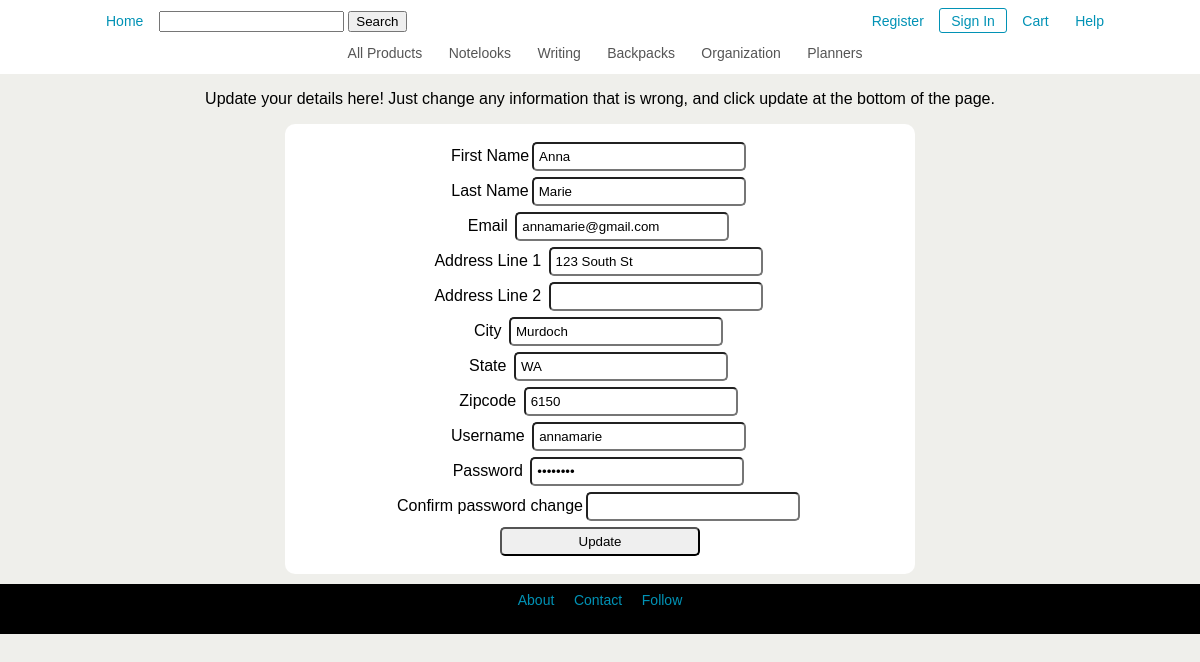
The page /changeDetails.php (signed in) on the database its author committed.
### tables this page shows
CREATE TABLE USERS (Username CHAR(25) NOT NULL, Password VARCHAR(100) NOT NULL, FirstName CHAR(20), 
	LastName CHAR(30), Email VARCHAR(50), AddressLine1 VARCHAR(50), AddressLine2 VARCHAR(50),
	City CHAR(20), State CHAR(3), Zip CHAR(4), StaffMember CHAR(1),
	PRIMARY KEY (Username));

### session.php (called while the page is built, shortened)
<?php
    $user_check = $_SESSION['login_user'];
    $user_info = mysql_query("SELECT Username FROM USERS WHERE Username='$user_check'");
    $row = mysql_fetch_assoc($user_info);
    $login_session = $row['Username'];
?>

### changeDetails.php (the view, shortened to what this page needs)
<?php
include('session.php');
?>
<!DOCTYPE html>
<html xmlns="http://www.w3.org/1999/xhtml" xml:lang="en" />
<head>
	<link type="text/css" rel="stylesheet" href="style.css" />
	<link rel="stylesheet" type="text/css" href="form-style.css">
</head>
<body>
	<header>
		<nav>
			<div id="general-nav">
				<ul>
					<div id="float-left">
						<form action="search.php" method="get" onsubmit="return checkSearch(this)" name="search-box">
							<li><a href="index.php">Home</a></li>
							<div class="search-box">
								<input type="text" id="searchtext" name="searchtext" value="<?php echo $_SESSION['prevsearch'];?>" />
								<input type="submit" id="submit" value="Search" name="searchbutton" />
							</div>
						</form>
					</div>
					<div id="float-right">
						<li><a href="register.php">Register</a></li>
						<li id="sign-in"><a href="login.php">Sign In</a></li>
						<li><a href="cart.php">Cart</a></li>
						<li><a href="help.php">Help</a></li>
					</div>
				</ul>
			</div>
			<div id="product-nav">
				<ul>
					<li><a href="search.php?searchtext=&searchbutton=Search">All Products</a></li>
					<li><a href="search.php?searchtext=notelook">Notelooks</a></li>
					<li><a href="search.php?searchtext=writing">Writing</a></li>
					<li><a href="search.php?searchtext=bag">Backpacks</a></li>
					<li><a href="search.php?searchtext=organization">Organization</a></li>
					<li><a href="search.php?searchtext=planner">Planners</a></li>
				</ul>
			</div>
		</nav>
	</header>
	<div id="content">
		<p>Update your details here! Just change any information that is wrong, and click update at the bottom of the page.</p>
		<?php
		    $query = "SELECT * FROM USERS WHERE Username='".$login_session."';";
		    $result = mysql_query($query);
			print "<div class=\"form-box\">";
			while ($row = mysql_fetch_array($result)) {
				print "<form action=\"update.php\" method=\"post\" onsubmit=\"return validateUpdate(this)\">
				First Name<input type=\"text\" value=\"".$row['FirstName']."\" name=\"firstname\" id=\"firstname\" /><br />
				Last Name<input type=\"text\" value=\"".$row['LastName']."\" name=\"lastname\" id=\"lastname\" /><br />
				Email <input type=\"email\" value=\"".$row['Email']."\" name=\"email\" id=\"email\" /><br />
				Address Line 1 <input type=\"text\" value=\"".$row['AddressLine1']."\" name=\"addressline1\" id=\"addressline1\" /><br />
				Address Line 2 <input type=\"text\" value=\"".$row['AddressLine2']."\" name=\"addressline2\" id=\"addressline2\" /><br />
				City <input type=\"text\" value=\"".$row['City']."\" name=\"city\" id=\"city\" /><br />
				State <input type=\"text\" value=\"".$row['State']."\" name=\"state\" id=\"state\" /><br />
				Zipcode <input type=\"text\" value=\"".$row['Zip']."\" name=\"zip\" id=\"zip\" /><br />
				Username <input type=\"text\" value=\"".$row['Username']."\" name=\"username\" id=\"username\" readonly/><br />
				Password <input type=\"password\" value=\"".$row['Password']."\" name=\"password\" id=\"password\" /><br />
				Confirm password change<input type=\"password\" value=\"\" name=\"confirmpassword\" id=\"confirmpassword\" /><br />
				<input type=\"submit\" id=\"submit\" value=\"Update\" />
				</form>";
			}
		?>
	</div>
	<footer>
		<ul>
			<li><a href="about.php">About</a></li>
			<li><a href="contact.php">Contact</a></li>
			<li><a href="http://practicalstudent.tumblr.com/">Follow</a></li>
		</ul>
	</footer>
</body>
</html>

### style.css (style rules this page uses)
body { font-family: "Arial", "Helvetica", sans-serif; font-size: 14; text-align: center; padding: 0; background-color: #EFEFEB; margin: 0px; }
a { color: #0192B5; text-decoration: none; }
nav { margin: 0; padding: 5px; background-color: #FFF; text-align: center; width: 100%; }
nav ul { list-style-type: none; margin: 0 auto; padding: 0; width: 85%; }
nav li { display: inline; text-align: center; padding: 3px; }
nav a { text-decoration: none; color: #555; display: inline-block; padding: 8px; font-size: 14px; }
#float-left { float: left; }
#float-left form { margin: 0; padding: 0; }
#float-right { float: right; }
#general-nav a { font-size: 16; color: #0192B5; }
.search-box { display: inline; }
#product-nav ul { clear: both; }
#sign-in { border: 1px solid #0192B5; border-radius: 3px; }
div { display: block; }
footer { clear: both; margin: 0; padding: 0; text-align: center; font-size: 13px; background-color: #000; height: 50px; }
footer ul { list-style-type: none; margin: 0 auto; padding: 0; }
footer li { display: inline; text-align: center; }
footer a { text-decoration: none; color: #0192B5; display: inline-block; padding: 8px; font-size: 14px; }

### form-style.css (style rules this page uses)
.form-box { clear: both; height: 100%; width: 50%; position: relative; text-align: center; margin: 10px auto; padding: 15px; background-color: #FFF; border-radius: 10px; }
.form-box form { margin: 0 auto; padding: 0; }
.form-box form input { padding: 5px; margin: 3px; width: 200px; border-radius: 5px; }

### rows shown on the page
users: firstname "Anna", lastname "Marie", email "annamarie@gmail.com", addressline1 "123 South St", city "Murdoch", state "WA", zip "6150", username "annamarie"
